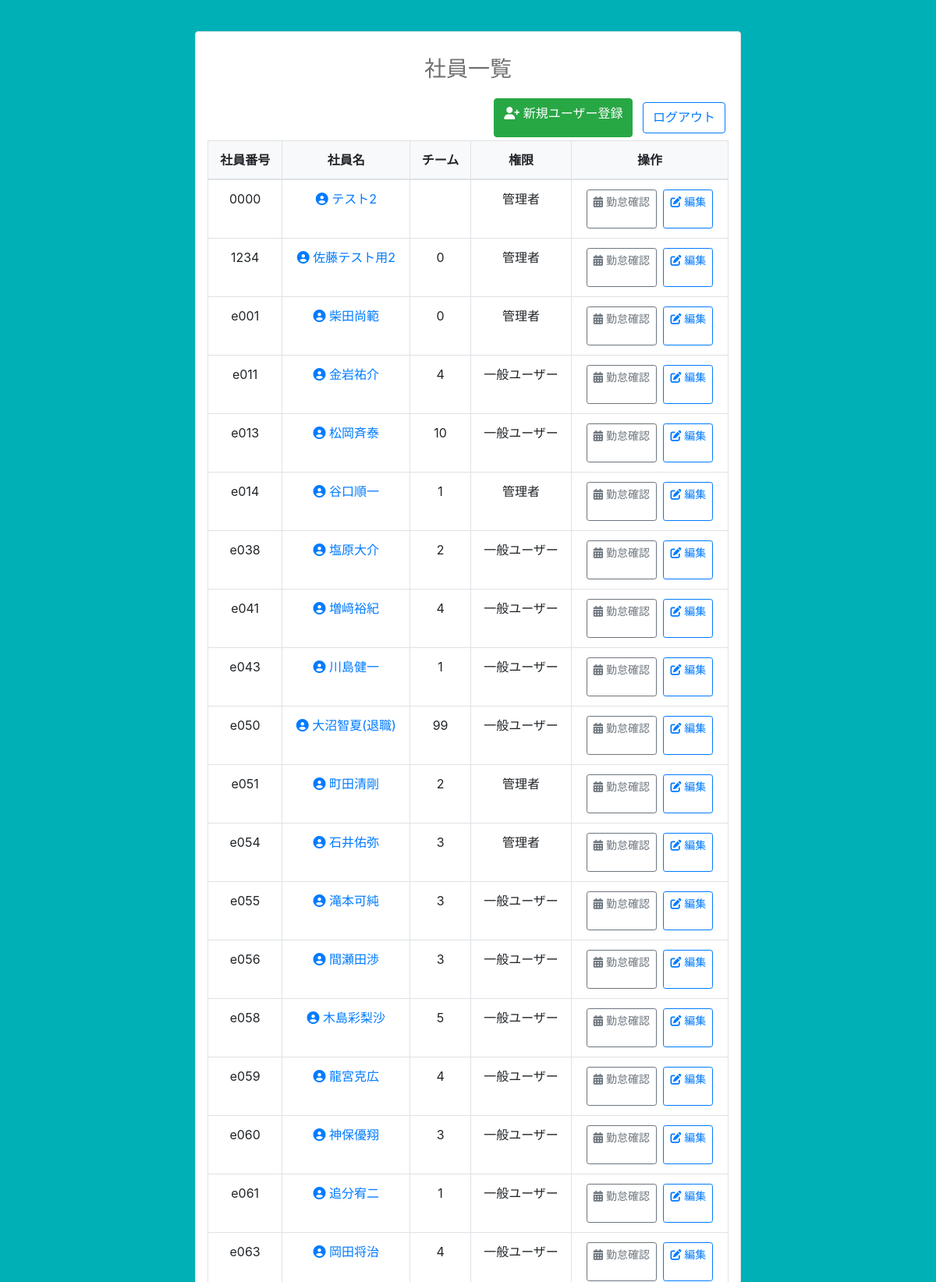
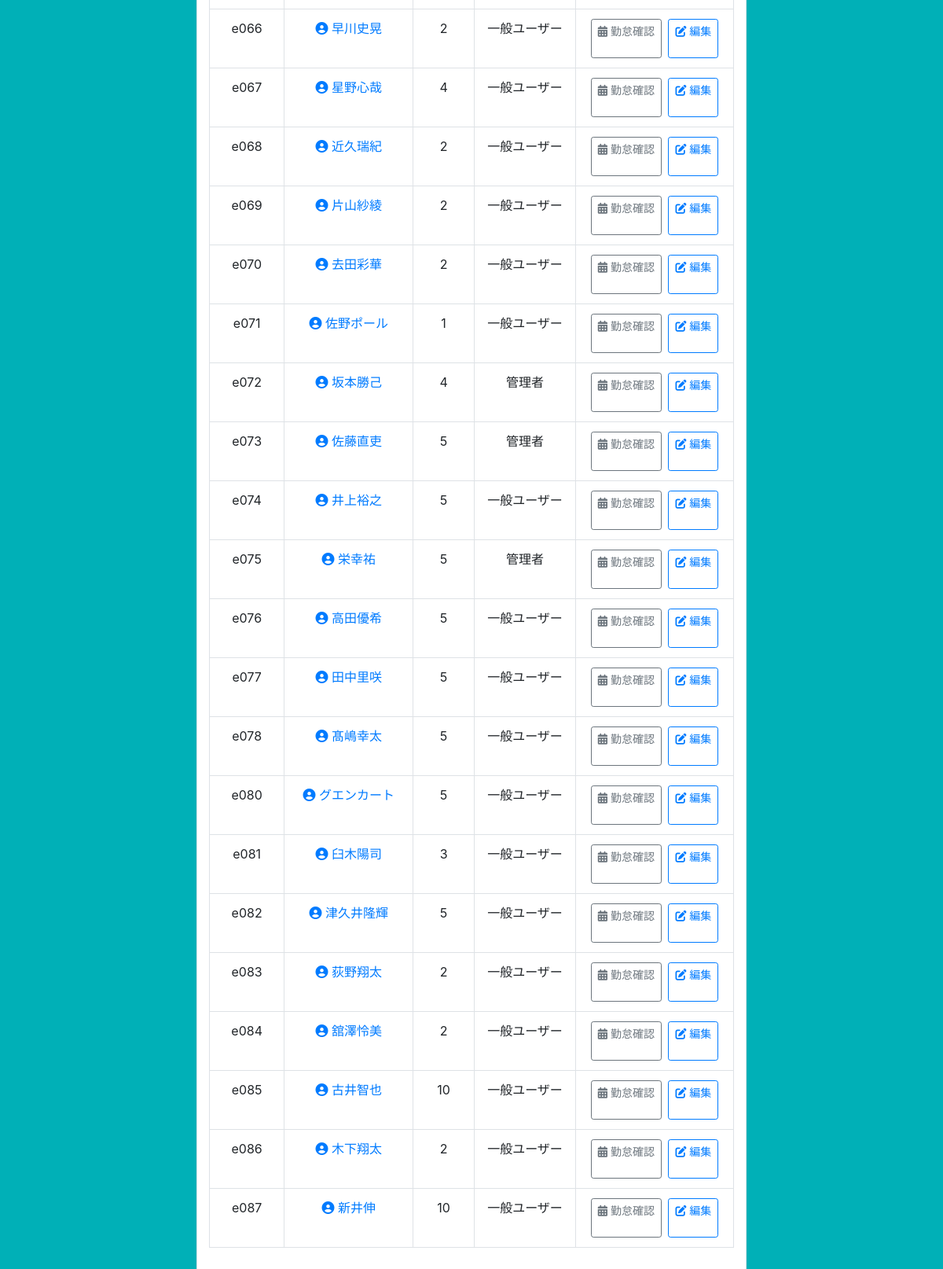
The app's page /source/admin/user_list.php (signed in) with its own data (2 pictures, top to bottom).
### tables this page shows
CREATE TABLE `user` (
  `id` int(11) NOT NULL COMMENT 'ユーザーID',
  `user_no` varchar(4) NOT NULL COMMENT '社員番号',
  `name` varchar(20) NOT NULL COMMENT '名前',
  `password` varchar(60) NOT NULL COMMENT 'パスワード',
  `auth_type` int(11) DEFAULT NULL COMMENT '権限(0:一般,１:管理者)',
  `team_no` int(2) DEFAULT NULL COMMENT 'チームNO',
  `edit_flg` int(11) NOT NULL DEFAULT '0' COMMENT '過去月編集フラグ(0:不可,1:可)',
  `kubun` varchar(2) DEFAULT '00' COMMENT '社員区分',
  `update_date` timestamp NULL DEFAULT CURRENT_TIMESTAMP COMMENT '更新日',
  `create_date` timestamp NULL DEFAULT CURRENT_TIMESTAMP COMMENT '作成日',
  `zaiseki_f` int(11) DEFAULT '1' COMMENT '在籍フラグ(0:退職,1:在籍,2:休職,3:その他)',
  `join_date` date DEFAULT NULL COMMENT '入社日',
  `retire_date` date DEFAULT NULL COMMENT '退職日'
);

### source/functions.php (called while the page is built, shortened)
<?php
function h($original_str)
{
    return htmlspecialchars($original_str, ENT_QUOTES, "UTF-8");
}
?>

### source/admin/user_list.php (the view, shortened to what this page needs)
<?php
require_once('../functions.php');
try {
    $pdo = connectDb();
    $current_user_team_no = $_SESSION['USER']['team_no'];
    if ($current_user_team_no == 0) {
        $sql = "SELECT * FROM user ORDER BY user_no";
        $stmt = $pdo->query($sql);
    } else {
        $sql = "SELECT * FROM user WHERE team_no = :team_no ORDER BY user_no";
        $stmt = $pdo->prepare($sql);
        $stmt->bindValue(':team_no', $current_user_team_no, PDO::PARAM_INT);
        $stmt->execute();
    }
    $user_list = $stmt->fetchAll();
    $is_super_admin = ($current_user_team_no == 0);
} catch (Exception $e) {
    header('Location:' . SITE_URL . 'error.php');
}
?>
<!DOCTYPE html>
<html lang="ja">
<head>
    <link href="../css/bootstrap.min.css" rel="stylesheet">
    <link href="../css/style.css" rel="stylesheet">
    <link rel="stylesheet" href="https://use.fontawesome.com/releases/v6.5.1/css/all.css">
</head>
<body class="text-center bg-green">
    <form class="border rounded bg-white form-user-list" action="index.php">
        <h1 class="h3 my-3">社員一覧</h1>
        <div class="float-right p-1">
            <?php if ($is_super_admin): ?>
            <a class="btn btn-success mr-2" href="<?php echo SITE_URL ?>admin/user_register.php">
                <i class="fas fa-user-plus"></i> 新規ユーザー登録
            </a>
            <?php endif; ?>
            <a class="btn bbb btn-outline-primary" href="<?php echo SITE_URL ?>admin/logout.php">ログアウト</a>
        </div>
        <table class="table table-bordered">
            <thead>
                <tr class="bg-light">
                    <th scope="col">社員番号</th>
                    <th scope="col">社員名</th>
                    <th scope="col">チーム</th>
                    <th scope="col">権限</th>
                    <th scope="col">操作</th>
                </tr>
            </thead>
            <tbody>
                <?php foreach ($user_list as $user) : ?>
                    <tr>
                        <td scope="row"><?php echo h($user['user_no']); ?></td>
                        <td>
                            <?php if ($is_super_admin): ?>
                            <a href="<?php echo SITE_URL ?>admin/impersonate.php?user_id=<?php echo $user['id'] ?>" class="text-primary">
                                <i class="fas fa-user-circle"></i> <?php echo h($user['name']); ?>
                            </a>
                            <?php else: ?>
                            <i class="fas fa-user-circle"></i> <?php echo h($user['name']); ?>
                            <?php endif; ?>
                        </td>
                        <td scope="row"><?php echo h($user['team_no']); ?></td>
                        <td scope="row"><?php if ($user['auth_type'] == 1) echo '管理者'; else echo '一般ユーザー'; ?></td>
                        <td>
                            <a href="<?php echo SITE_URL ?>admin/user_result.php?id=<?php echo $user['id'] ?>"
                               class="btn btn-sm btn-outline-secondary mr-1">
                                <i class="fas fa-calendar-alt"></i> 勤怠確認
                            </a>
                            <?php if ($is_super_admin): ?>
                            <a href="<?php echo SITE_URL ?>admin/user_edit.php?id=<?php echo $user['id'] ?>"
                               class="btn btn-sm btn-outline-primary">
                                <i class="fas fa-edit"></i> 編集
                            </a>
                            <?php endif; ?>
                        </td>
                    </tr>
                <?php endforeach; ?>
            </tbody>
        </table>
    </form>
</body>
</html>

### source/css/style.css (style rules this page uses)
body { padding: 40px 0; color: #707070; }
.btn { height: 50px; }
.bbb { height: 40px; }
.bg-green { background-color: #00B0B7; }
.form-user-list { max-width: 700px; margin: auto; padding: 15px; }
td { text-align: center; }
th { text-align: center; }

### records on screen
user: user_no "0000", name "テスト2", auth_type "管理者"
user: user_no "1234", name "佐藤テスト用2", team_no "0", auth_type "管理者"
user: user_no "e001", name "柴田尚範", team_no "0", auth_type "管理者"
user: user_no "e011", name "金岩祐介", team_no "4", auth_type "一般ユーザー"
user: user_no "e013", name "松岡斉泰", team_no "10", auth_type "一般ユーザー"
user: user_no "e014", name "谷口順一", team_no "1", auth_type "管理者"
user: user_no "e038", name "塩原大介", team_no "2", auth_type "一般ユーザー"
user: user_no "e041", name "増﨑裕紀", team_no "4", auth_type "一般ユーザー"
user: user_no "e043", name "川島健一", team_no "1", auth_type "一般ユーザー"
user: user_no "e050", name "大沼智夏(退職)", team_no "99", auth_type "一般ユーザー"
user: user_no "e051", name "町田清剛", team_no "2", auth_type "管理者"
user: user_no "e054", name "石井佑弥", team_no "3", auth_type "管理者"
user: user_no "e055", name "滝本可純", team_no "3", auth_type "一般ユーザー"
user: user_no "e056", name "間瀬田渉", team_no "3", auth_type "一般ユーザー"
user: user_no "e058", name "木島彩梨沙", team_no "5", auth_type "一般ユーザー"
user: user_no "e059", name "龍宮克広", team_no "4", auth_type "一般ユーザー"
user: user_no "e060", name "神保優翔", team_no "3", auth_type "一般ユーザー"
user: user_no "e061", name "追分宥二", team_no "1", auth_type "一般ユーザー"
user: user_no "e063", name "岡田将治", team_no "4", auth_type "一般ユーザー"
user: user_no "e066", name "早川史晃", team_no "2", auth_type "一般ユーザー"
user: user_no "e067", name "星野心哉", team_no "4", auth_type "一般ユーザー"
user: user_no "e068", name "近久瑞紀", team_no "2", auth_type "一般ユーザー"
user: user_no "e069", name "片山紗綾", team_no "2", auth_type "一般ユーザー"
user: user_no "e070", name "去田彩華", team_no "2", auth_type "一般ユーザー"
user: user_no "e071", name "佐野ポール", team_no "1", auth_type "一般ユーザー"
user: user_no "e072", name "坂本勝己", team_no "4", auth_type "管理者"
user: user_no "e073", name "佐藤直吏", team_no "5", auth_type "管理者"
user: user_no "e074", name "井上裕之", team_no "5", auth_type "一般ユーザー"
user: user_no "e075", name "栄幸祐", team_no "5", auth_type "管理者"
user: user_no "e076", name "高田優希", team_no "5", auth_type "一般ユーザー"
user: user_no "e077", name "田中里咲", team_no "5", auth_type "一般ユーザー"
user: user_no "e078", name "髙嶋幸太", team_no "5", auth_type "一般ユーザー"
user: user_no "e080", name "グエンカート", team_no "5", auth_type "一般ユーザー"
user: user_no "e081", name "臼木陽司", team_no "3", auth_type "一般ユーザー"
user: user_no "e082", name "津久井隆輝", team_no "5", auth_type "一般ユーザー"
user: user_no "e083", name "荻野翔太", team_no "2", auth_type "一般ユーザー"
user: user_no "e084", name "舘澤怜美", team_no "2", auth_type "一般ユーザー"
user: user_no "e085", name "古井智也", team_no "10", auth_type "一般ユーザー"
user: user_no "e086", name "木下翔太", team_no "2", auth_type "一般ユーザー"
user: user_no "e087", name "新井伸", team_no "10", auth_type "一般ユーザー"
